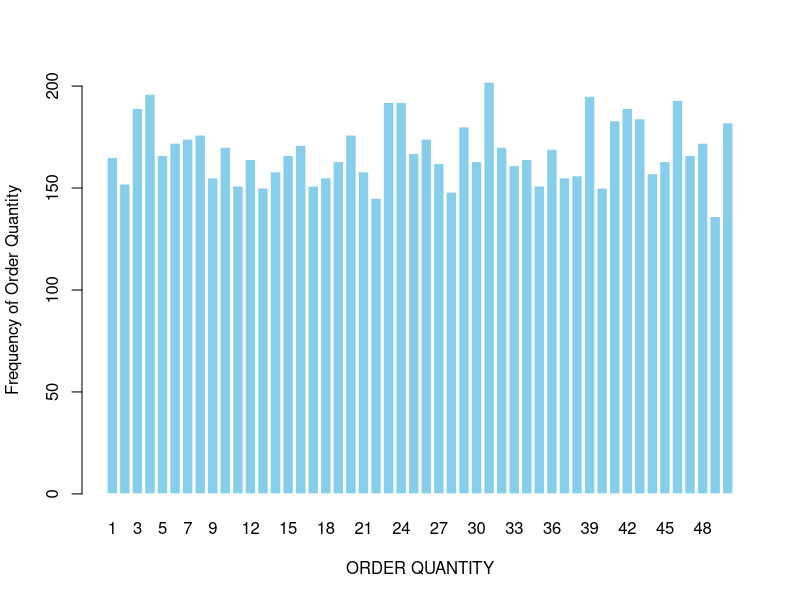
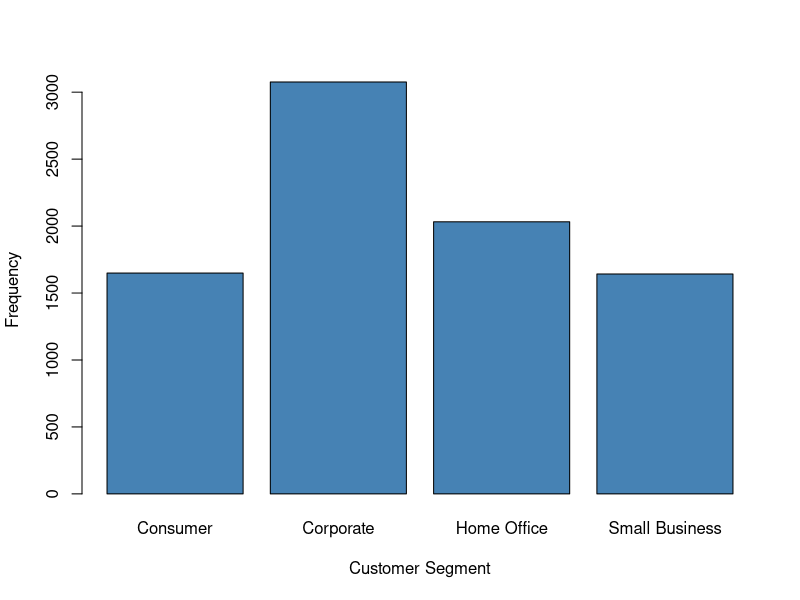
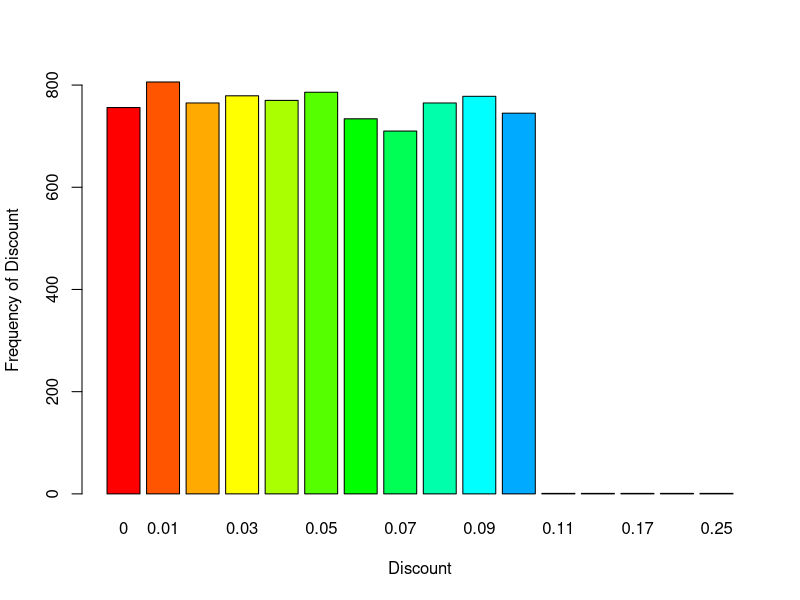
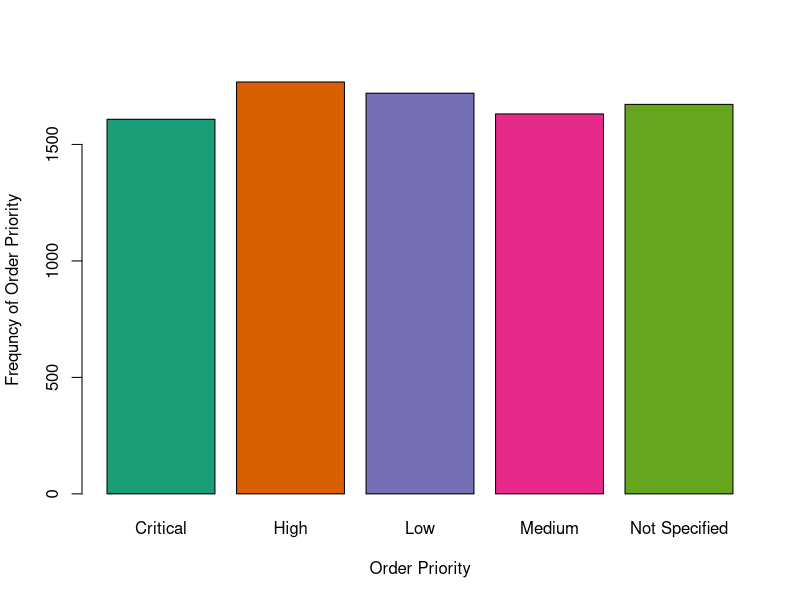
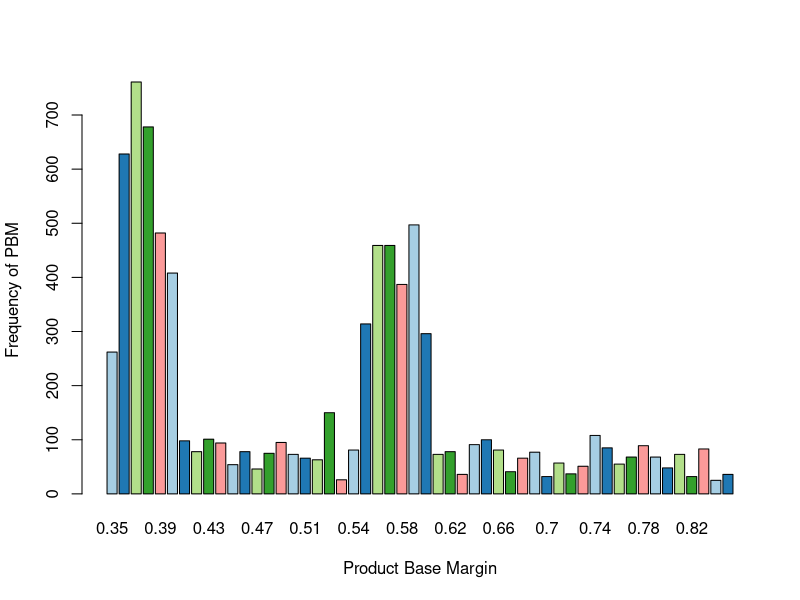
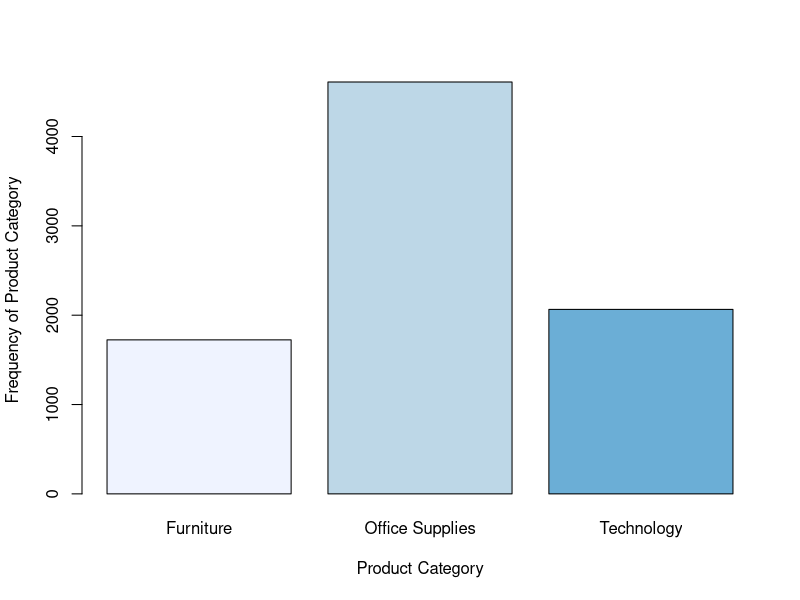
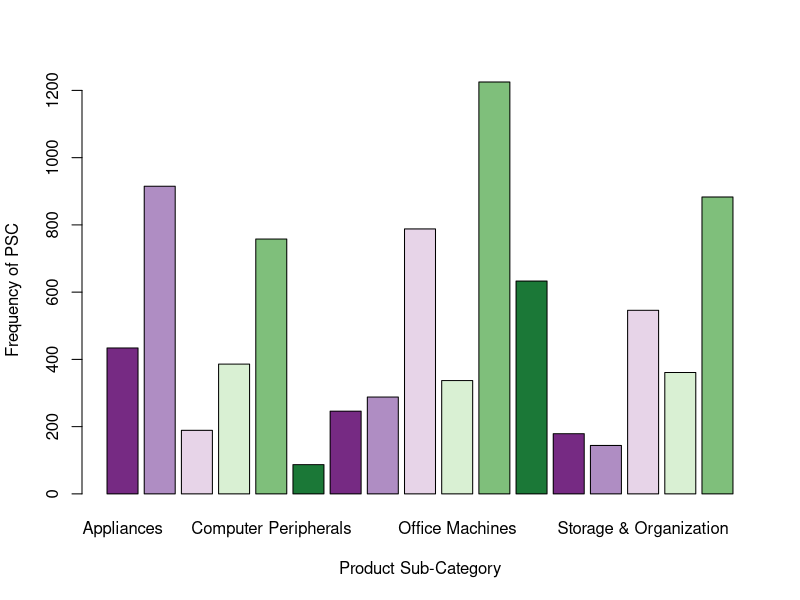
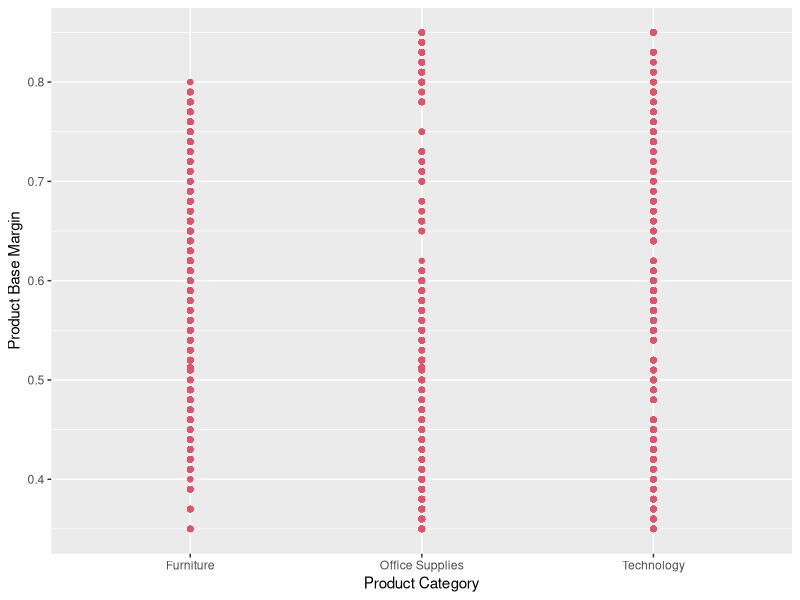

The R script that drew these images, in order:
## ---- chunk 1
knitr::opts_chunk$set(echo = TRUE)
## ---- chunk 2
library(readxl)
library(RColorBrewer)
library(ggplot2)
getwd()
data = read_excel("Walmart Retail Dataset.xlsx")
View(data)
str(data)
head(data)
## ---- chunk 3
data$`Customer Age`[is.na(data$`Customer Age`)]= mean(data$`Customer Age`,na.rm = T)
data$`Product Base Margin`[is.na(data$`Product Base Margin`)]=mean(data$`Product Base Margin`,na.rm = T)
View(data)
## ---- chunk 4
CS_OP =table(data$`Customer Segment`,data$`Order Priority`)
summary(CS_OP)
CS_PSC = table(data$`Customer Segment`,data$`Product Sub-Category`)
summary(CS_PSC)
CS_PSC
CS_PC = table(data$`Customer Segment`,data$`Product Category`)
summary(CS_PC)
CS_SM = table(data$`Customer Segment`,data$`Ship Mode`)
summary(CS_SM)
CS_REGION = table(data$`Customer Segment`,data$Region)
summary(CS_REGION)
## ---- chunk 5
OP_PC = table(data$`Order Priority`,data$`Product Category`)
summary(OP_PC)
OP_PCon = table(data$`Order Priority`,data$`Product Container`)
summary(OP_PCon)
OP_PSC = table(data$`Order Priority`,data$`Product Sub-Category`)
summary(OP_PSC)
OP_SM = table(data$`Order Priority`,data$`Ship Mode`)
summary(OP_SM)
OP_REGION = table(data$`Order Priority`,data$Region)
summary(OP_REGION)
## ---- chunk 6
PC_PCon = table(data$`Product Category`,data$`Product Container`)
summary(PC_PCon)
PC_PSC = table(data$`Product Category`,data$`Product Sub-Category`)
summary(PC_PSC)
PC_SM = table(data$`Product Category`,data$`Ship Mode`)
summary(PC_SM)
PC_REGION = table(data$`Product Category`,data$Region)
summary(PC_REGION)
## ---- chunk 7
PCON_PSC = table(data$`Product Container`,data$`Product Sub-Category`)
summary(PCON_PSC)
PCON_REGION = table(data$`Product Container`,data$Region)
summary(PCON_REGION)
PCON_SM = table(data$`Product Container`,data$`Ship Mode`)
summary(PCON_SM)
## ---- chunk 8
PSC_REGION = table(data$`Product Sub-Category`,data$Region)
summary(PSC_REGION)
PSC_SM = table(data$`Product Sub-Category`,data$`Ship Mode`)
summary(PSC_SM)
SM_REGION = table(data$`Ship Mode`,data$Region)
summary(SM_REGION)
## ---- chunk 9
cor(data$Sales,data$Discount)
cor(data$Sales,data$`Order Quantity`)
cor(data$Sales,data$Profit)
cor(data$Sales,data$`Shipping Cost`)
cor(data$Sales,data$`Product Base Margin`)
## ---- chunk 10
cor(data$Profit,data$Discount)
cor(data$Profit,data$Sales)
cor(data$Profit,data$`Shipping Cost`)
## ---- chunk 11
cor(data$`Order Quantity`,data$Discount)
cor(data$`Order Quantity`,data$Profit)
cor(data$`Order Quantity`,data$Sales)
cor(data$`Order Quantity`,data$`Shipping Cost`)
## ---- chunk 12
barplot(table(data$`Order Quantity`),col = "SKYBLUE",border = "WHITE",xlab = "ORDER QUANTITY",ylab = "Frequency of Order Quantity")
barplot(table(data$`Customer Segment`),col = "steelblue",border = "black",xlab = "Customer Segment",ylab = "Frequency")
barplot(table(data$Discount),col = rainbow(18),xlab = "Discount",ylab = "Frequency of Discount")
barplot(table(data$`Order Priority`),col = brewer.pal(5,"Dark2"),xlab = "Order Priority",ylab = "Frequncy of Order Priority")
## ---- chunk 13
barplot(table(data$`Product Base Margin`),col=brewer.pal(5,"Paired"),xlab = "Product Base Margin",ylab = "Frequency of PBM")
barplot(table(data$`Product Category`),col = brewer.pal(5,"Blues"),xlab = "Product Category",ylab = "Frequency of Product Category")
barplot(table(data$`Product Sub-Category`),col = brewer.pal(6,"PRGn"),xlab = "Product Sub-Category",ylab = "Frequency of PSC")
## ---- chunk 14
ggplot(data = data,aes(y = `Product Base Margin`,x = `Product Category`))+geom_point(col=2)
## ---- chunk 15
ggplot(data = data,aes(y = `Sales`,x = `Product Sub-Category`))+geom_point(col=7)+
theme(axis.text.x=element_text(size=15, angle=90,hjust=0.95,vjust=0.2))+
  coord_flip()

## ---- chunk 16
ggplot(data = data,aes(y = `Profit`,x =`Region`))+ geom_area(col="purple")
## ---- chunk 17
ggplot(data = data,aes(y = `Profit`,x = `Ship Mode`))+geom_point(col="blue")+coord_flip()
## ---- chunk 18
ggplot(data = data,aes(y = `Shipping Cost`,x = `Region`))+ geom_boxplot(fill="orange",col="red")
## ---- chunk 19
ggplot(data = data,aes(y = `Profit`,x = `Product Container`))+geom_polygon(col = "darkgreen")
## ---- chunk 20
ggplot(data = data,aes(y = `Shipping Cost`,x = `Order Priority`))+geom_point(col="brown")+
  coord_flip()
